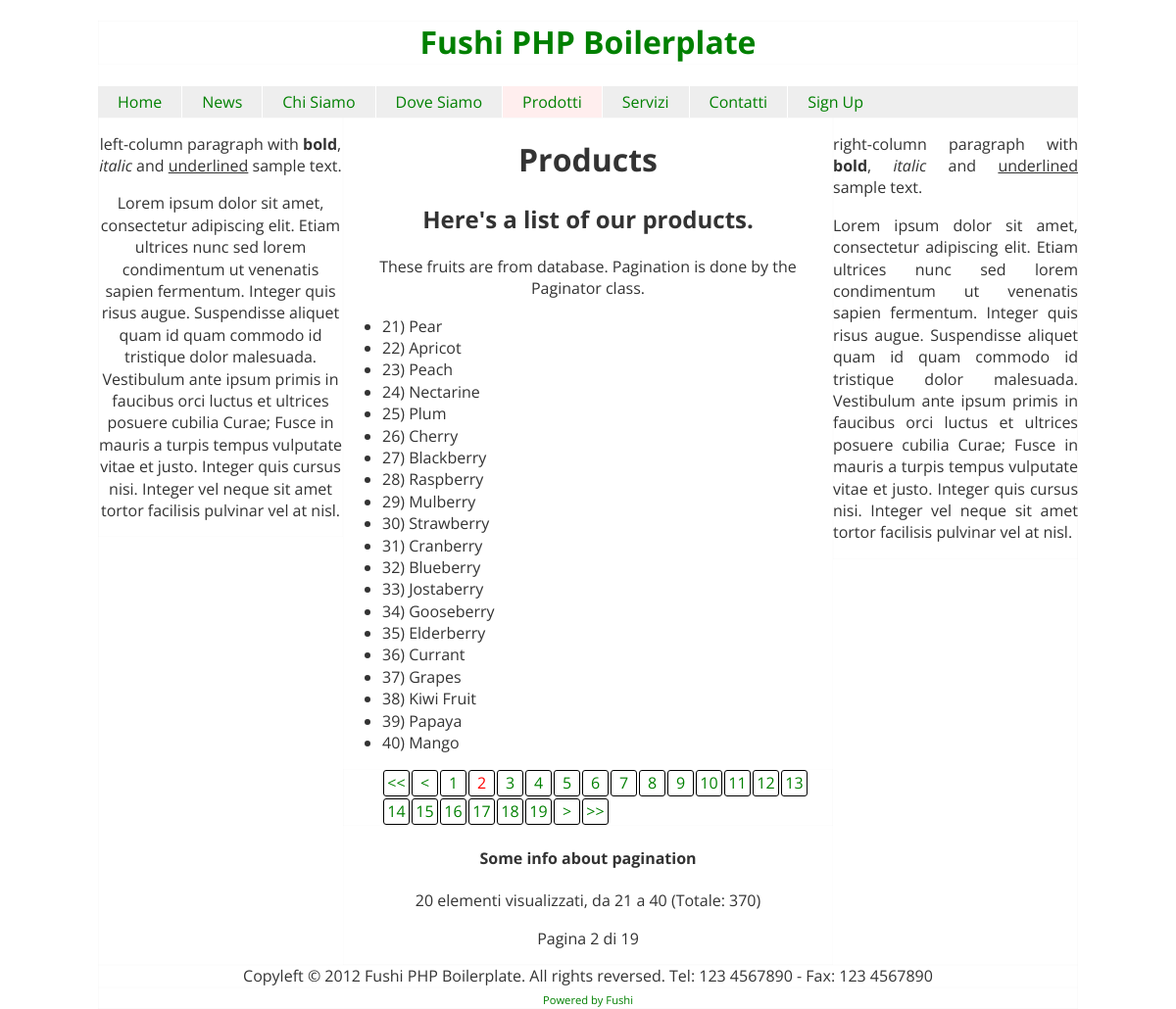
The app's page /prodotti/2 with its own data.
### tables this page shows
CREATE TABLE IF NOT EXISTS `templates` (
  `_id` tinyint(3) unsigned NOT NULL AUTO_INCREMENT,
  `name` varchar(50) NOT NULL,
  `title` varchar(255) DEFAULT NULL,
  `h1` varchar(255) DEFAULT NULL,
  `h2` varchar(255) DEFAULT NULL,
  `metaDescription` varchar(255) DEFAULT NULL,
  `metaKeywords` varchar(255) DEFAULT NULL,
  PRIMARY KEY (`_id`),
  UNIQUE KEY `name` (`name`)
);

CREATE TABLE IF NOT EXISTS `fruits` (
  `_id` int(10) unsigned NOT NULL AUTO_INCREMENT,
  `name` varchar(100) NOT NULL,
  `price` decimal(10,2) unsigned NOT NULL DEFAULT '0.00' COMMENT 'standard euro (unsigned)',
  `created_at` datetime NOT NULL DEFAULT '0000-00-00 00:00:00',
  `updated_at` datetime NOT NULL DEFAULT '0000-00-00 00:00:00',
  `is_published` tinyint(1) NOT NULL DEFAULT '0',
  `is_deleted` tinyint(1) NOT NULL DEFAULT '0',
  PRIMARY KEY (`_id`)
);

### application/templates/prodotti.php (the view)
<div id=left-column role=complementary class=left>
	<p>left-column paragraph with <b>bold</b>, <i>italic</i> and <u>underlined</u> sample text.</p>
	<p>Lorem ipsum dolor sit amet, consectetur adipiscing elit. Etiam ultrices nunc sed lorem condimentum ut venenatis sapien fermentum. Integer quis risus augue. Suspendisse aliquet quam id quam commodo id tristique dolor malesuada. Vestibulum ante ipsum primis in faucibus orci luctus et ultrices posuere cubilia Curae; Fusce in mauris a turpis tempus vulputate vitae et justo. Integer quis cursus nisi. Integer vel neque sit amet tortor facilisis pulvinar vel at nisl.</p>
</div>
<div id=middle-column role=main class=left>
	<h1><?=$template['h1']?></h1>
	<h2><?=$template['h2']?></h2>
	<p>These fruits are from database. Pagination is done by the Paginator class.</p>
  <?php
  $all_fruits = $db->query("SELECT COUNT(*) FROM fruits");
  $count = $all_fruits->fetch();
  $page = (int) (isset($get[1]) ? $get[1] : 1);
  $elements_per_page = 20;
  $paginator = new Paginator;
  $paginator->setElements( $count[0] );
  $paginator->setElementsPerPage($elements_per_page);
  $paginator->setPage($page);
  $paginator->setURL(ROOT . $template_name . '/$1');
  $offset = $paginator->getOffset();
  $fruits_will_paginate = $db->query("SELECT * FROM fruits LIMIT $offset, $elements_per_page");
  ?>
  <ul style="text-align:left">
  <?php
  while ($f = $fruits_will_paginate->fetchObject()) {
    echo '<li>' . $f->_id . ') ' . $f->name . '</li>';
  }
  ?>
  </ul>
  <?php
  echo $paginator->paginate();
  ?>
  <h4>Some info about pagination</h4>
  <span class="elementsDisplayed">
    <?=$paginator->getDisplayedElements()?> elementi visualizzati,
    da <?=$paginator->getElementsFrom()?> a <?=$paginator->getElementsTo()?>
    (Totale: <?=$paginator->getElements()?>)
  </span>
  <?php if ($paginator->getPages() > 1) { ?>
  <p class="pages">Pagina <?=$page?> di <?=$paginator->getPages()?></p>
  <?php } ?>
</div>
<div id=right-column class=left>
	<p>right-column paragraph with <b>bold</b>, <i>italic</i> and <u>underlined</u> sample text.</p>
	<p>Lorem ipsum dolor sit amet, consectetur adipiscing elit. Etiam ultrices nunc sed lorem condimentum ut venenatis sapien fermentum. Integer quis risus augue. Suspendisse aliquet quam id quam commodo id tristique dolor malesuada. Vestibulum ante ipsum primis in faucibus orci luctus et ultrices posuere cubilia Curae; Fusce in mauris a turpis tempus vulputate vitae et justo. Integer quis cursus nisi. Integer vel neque sit amet tortor facilisis pulvinar vel at nisl.</p>
</div>

### public/css/style.css (style rules this page uses)
html { font-size: 100%; -webkit-text-size-adjust: 100%; -ms-text-size-adjust: 100%; }
html, button, input, select, textarea { font-family: sans-serif; color: #222; }
body { margin: 0; font-size: 1em; line-height: 1.4; }
b, strong { font-weight: bold; }
ul, ol { margin: 1em 0; padding: 0 0 0 40px; }
.left { float:left; }

### public/css/templates/default.css (style rules this page uses)
body { color: #333; font-family: 'Open Sans', Arial, sans-serif; }
div { box-shadow:inset 0px 0px 1px rgba(0,0,0,.1); }
#left-column { width:250px; }
#middle-column { width:500px; min-height:500px; }
#right-column { width:250px; text-align:justify; }

### records on screen
templates: h1 "Products", h2 "Here's a list of our products."
fruits: _id "21", name "Pear"
fruits: _id "22", name "Apricot"
fruits: _id "23", name "Peach"
fruits: _id "24", name "Nectarine"
fruits: _id "25", name "Plum"
fruits: _id "26", name "Cherry"
fruits: _id "27", name "Blackberry"
fruits: _id "28", name "Raspberry"
fruits: _id "29", name "Mulberry"
fruits: _id "30", name "Strawberry"
fruits: _id "31", name "Cranberry"
fruits: _id "32", name "Blueberry"
fruits: _id "33", name "Jostaberry"
fruits: _id "34", name "Gooseberry"
fruits: _id "35", name "Elderberry"
fruits: _id "36", name "Currant"
fruits: _id "37", name "Grapes"
fruits: _id "38", name "Kiwi Fruit"
fruits: _id "39", name "Papaya"
fruits: _id "40", name "Mango"

### other values on screen
$settings['site']['name'] "Fushi PHP Boilerplate"
$menu_entry "Home"
$menu_entry "News"
$menu_entry "Chi Siamo"
$menu_entry "Dove Siamo"
$menu_entry "Prodotti"
$menu_entry "Servizi"
$menu_entry "Contatti"
$menu_entry "Sign Up"
$paginator->getDisplayedElements() "20"
$paginator->getElementsFrom() "21"
$paginator->getElementsTo() "40"
$paginator->getElements() "370"
$page "2"
$paginator->getPages() "19"
